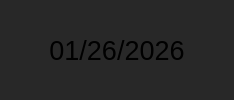
           <widget class="QWidget" name="widget_10" native="true">
            <property name="styleSheet">
             <string notr="true">background-color: rgb(40,40, 40);
border: none;
border-radius: 15px;</string>
            </property>
            <layout class="QHBoxLayout" name="horizontalLayout_2">
             <item>
              <widget class="QPushButton" name="tasks_next_button">
               <property name="sizePolicy">
                <sizepolicy hsizetype="Minimum" vsizetype="Preferred">
                 <horstretch>0</horstretch>
                 <verstretch>0</verstretch>
                </sizepolicy>
               </property>
               <property name="text">
                <string/>
               </property>
               <property name="icon">
                <iconset>
                 <normaloff>icons_white/chevron-left.svg</normaloff>icons_white/chevron-left.svg</iconset>
               </property>
               <property name="iconSize">
                <size>
                 <width>40</width>
                 <height>40</height>
                </size>
               </property>
               <property name="flat">
                <bool>true</bool>
               </property>
              </widget>
             </item>
             <item>
              <widget class="QLabel" name="tasks_date_label">
               <property name="font">
                <font>
                 <pointsize>20</pointsize>
                </font>
               </property>
               <property name="text">
                <string>01/26/2026</string>
               </property>
               <property name="alignment">
                <set>Qt::AlignmentFlag::AlignCenter</set>
               </property>
              </widget>
             </item>
             <item>
              <widget class="QPushButton" name="tasks_prev_button">
               <property name="sizePolicy">
                <sizepolicy hsizetype="Preferred" vsizetype="Preferred">
                 <horstretch>0</horstretch>
                 <verstretch>0</verstretch>
                </sizepolicy>
               </property>
               <property name="text">
                <string/>
               </property>
               <property name="icon">
                <iconset>
                 <normaloff>icons_white/chevron-right.svg</normaloff>icons_white/chevron-right.svg</iconset>
               </property>
               <property name="iconSize">
                <size>
                 <width>40</width>
                 <height>40</height>
                </size>
               </property>
               <property name="flat">
                <bool>true</bool>
               </property>
              </widget>
             </item>
            </layout>
           </widget>
